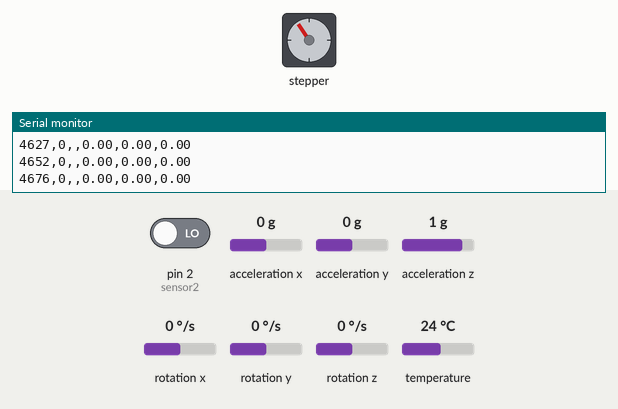
The sketch below on a simulated Arduino Leonardo, built with avr-gcc and run on an emulated ATmega32U4. Parts: stepper motor, the last lines printed to the serial monitor. Inputs (shaded band) come from the test bench; at power-on: rotation x 0 °/s, rotation y 0 °/s, rotation z 0 °/s, pin 2 (sensor2) LOW, acceleration x 0 g, acceleration y 0 g, acceleration z 1 g, temperature 24 °C. Stepper angles assume 200 steps per turn.

Above: at 4.7 s.
4.8 s: rotation x set to -192 °/s
At 5.2 s:
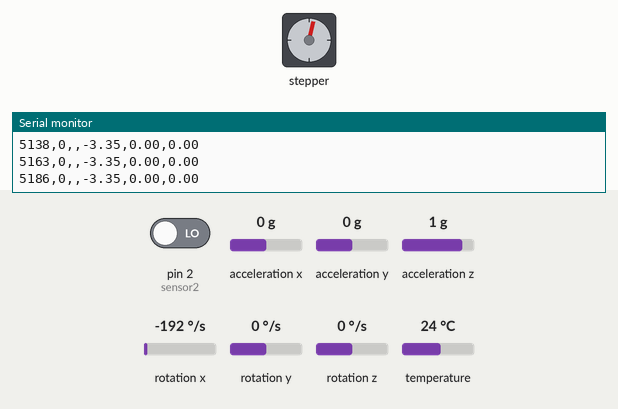
11.2 s: rotation y set to -192 °/s
At 11.52 s:
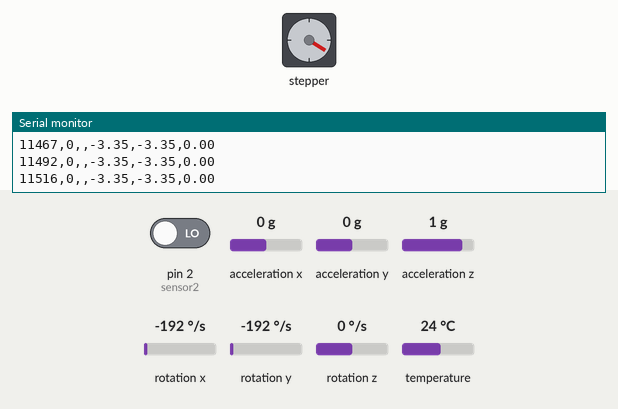
14.7 s: rotation z set to -192 °/s
At 15.33 s:
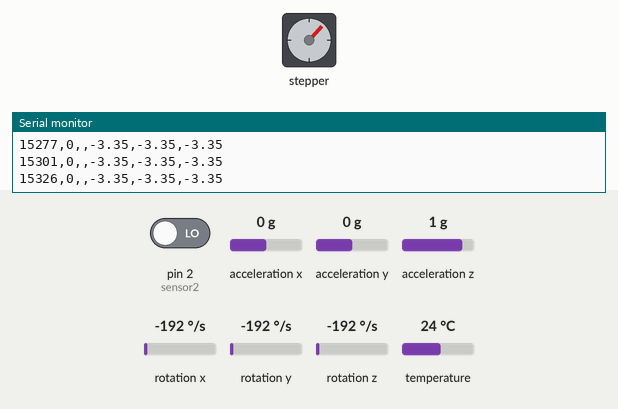
Timing chart, 0 to 24.2 s (numbered marks = the images above; inputs shaded):
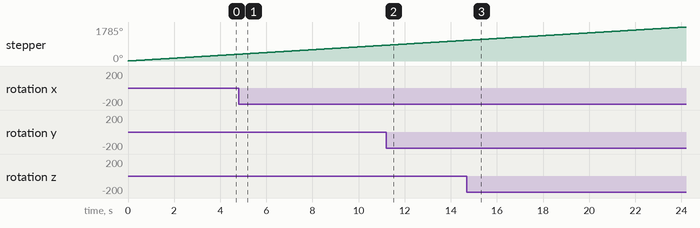

The sketch:

Stepper_motor_hall_effect_part_2_task_d.ino
```cpp
#include <Stepper.h>

#include <Adafruit_MPU6050.h>
#include <Adafruit_Sensor.h>
#include <Wire.h>

Adafruit_MPU6050 mpu3;

// 1.8 degree step angle = 200 steps per revolution

const int StepsPerRevolution = 200;

// Initializing Stepper Library
// (steps,AIN1,AIN2, BIN1, BIN2)
Stepper nema17Stepper(StepsPerRevolution, 5, 4, 6, 7);

//Number of rotations - 15rpm for 3 minutes - 45 rotations

//define the time in milliseconds

const long duration = 3*60*1000; //18000 milliseconds


int sensor2 = 2; // sensor pin
int val2; // 1: Magnetic field detected, 0: No magnetic field detected


void setup() {
  // put your setup code here, to run once:

  //Set the motor speed in rpm
  nema17Stepper.setSpeed(15); //15 rpm

  Serial.begin(9600);

  Serial.println("NEMA 17 is initialized with TB6612");

   pinMode(sensor2, INPUT); // Hall Effect Sensor set sensor pin as input

  // Serial.begin(9600);
  while (!Serial)
    delay(10); // will pause Zero, Leonardo, etc until serial console opens

  Serial.println("Adafruit MPU6050 test!");

  // Try to initialize MPU at I2C address 3 (change this to your MPU's actual address)!
  if (!mpu3.begin()) {   // defaults to 0x68
    Serial.println("Failed to find MPU6050 chip");
    while (1) {
      delay(10);
    }
  }
  Serial.println("MPU6050 Found!");
}

void loop() {
  // put your main code here, to run repeatedly:

  Serial.println("3 minute cycle starting");

  long startTime=millis();


  Serial.println("Time, Hall Effect, RotX, RotY, RotZ");
  // delay(1000);


  while (millis()-startTime < duration)
  {
   Serial.print(millis());
   nema17Stepper.step(1);

   Serial.print(",");


    val2 = digitalRead(sensor2); // Read the sensor

    Serial.print(val2);
    Serial.print(",");

      /* Get new sensor events with the readings */
  sensors_event_t a3, g3, temp3;
 mpu3.getEvent(&a3, &g3, &temp3);
    Serial.print(",");
   Serial.print(g3.gyro.x);
    Serial.print(",");
   Serial.print(g3.gyro.y);
    Serial.print(",");
   Serial.println(g3.gyro.z);
  }
}
```
